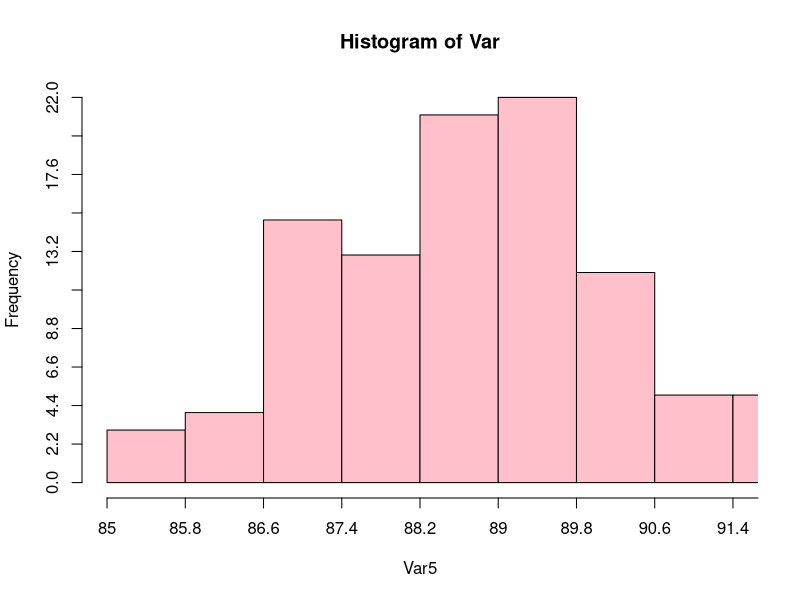
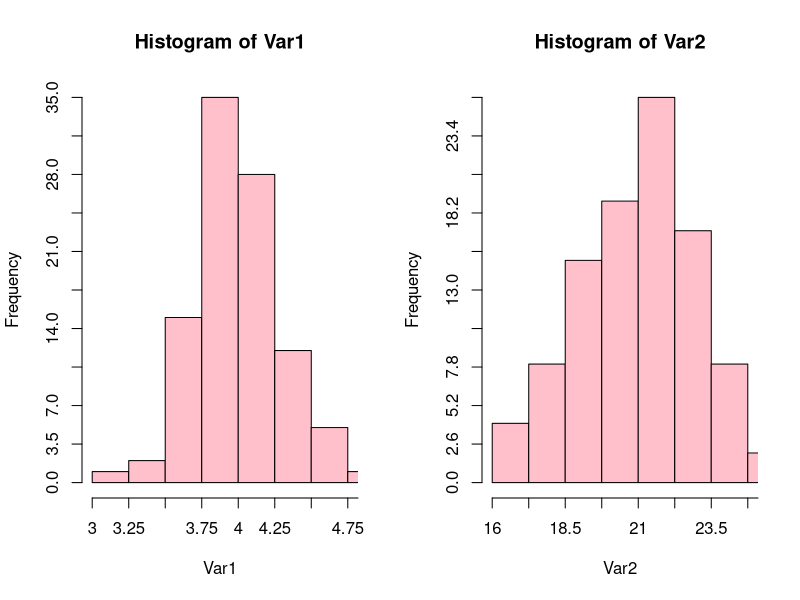

The R script that drew these images, in order:
dev.off()
Dataset <- read.table("DatasetNA.txt", header = TRUE)
color<-"gray"
variables <- Dataset$Var1[!is.na(Dataset$Var1)]
main_title <- "Histogram"
my_x_label <- " "


myHistogram <- function(variable, color = "gray", variables, main_title, my_x_label) {
  
  max_value <- ceiling(max(variables))
  min_value <- round(min(variables))
  range <- max_value - min_value
  
  width <- range / 10
  
  #for limits
  bins <- seq(min_value, max_value, width)
  
  #for calculating frequency
  frequency <- tabulate(findInterval(variables, bins))
  
  print(bins)
  print(frequency)


  plot(frequency ,type = "n",axes=FALSE,xaxt="n",col = color,ylim = c(0, max(frequency)),
       main = main_title, xlab =my_x_label ,ylab = "Frequency")
  
  #for drawing columns 
  for (i in 1:length(frequency)) {
    polygon(x = c(i, i, i + 1, i + 1),
            y = c(0, frequency[i], frequency[i], 0), col = color, border = "black")
  }
  
  
  #for axes
  axis(2, at = seq(0, max(frequency), by = max(frequency) / 10))
  axis(1, at = seq_along(bins), labels = bins)
  
}

myHistogram(Dataset[[variable]], color = "pink",Dataset$Var7[!is.na(Dataset$Var7)]
            , main_title = "Histogram of Var", my_x_label = "Var5")
           

dev.off()
myHistogram <- function(variables, color = "gray", variables_list, main_titles, x_labels) {
  par(mfrow = c(1, length(variables_list)))  #for setting up multiple plots in one output
  
  for (i in seq_along(variables_list)) {
    variables <- variables_list[[i]]
    main_title <- main_titles[i]
    my_x_label <- x_labels[i]
    
    max_value <- ceiling(max(variables))
    min_value <- round(min(variables))
    range <- max_value - min_value
    
    width <- range / 8
    
    bins <- seq(min_value, max_value, width)
    frequency <- tabulate(findInterval(variables, bins))
    
    print(bins)
    print(frequency)
    length(variables)
    
   
    plot(frequency, type = "n", axes = FALSE, xaxt = "n", col = color, ylim = c(0, max(frequency)),
         main = main_title, xlab = my_x_label, ylab = "Frequency")
    
    for (j in 1:length(frequency)) {
      polygon(x = c(j, j, j + 1, j + 1),
              y = c(0, frequency[j], frequency[j], 0), col = color, border = "black")
    }
    
    axis(2, at = seq(0, max(frequency), by = max(frequency) / 10))
    axis(1, at = seq_along(bins), labels = bins)
  }
}

# multiple histograms for plotting in the output screen together 
variables_list <- list(Dataset$Var1[!is.na(Dataset$Var1)], 
                       Dataset$Var2[!is.na(Dataset$Var2)])

main_titles <- c("Histogram of Var1", "Histogram of Var2")
x_labels <- c("Var1", "Var2")

myHistogram(Dataset[[variables]], color = "pink",
            variables_list, main_titles, x_labels)

